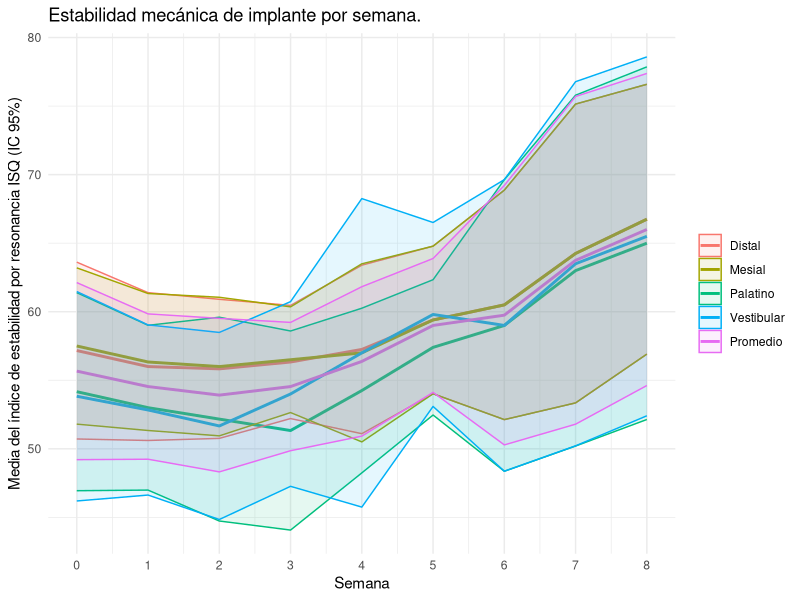
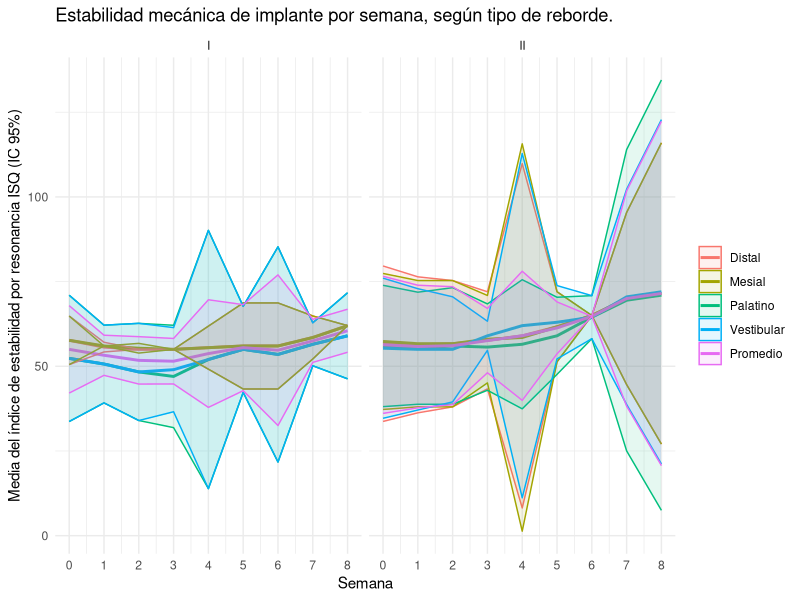
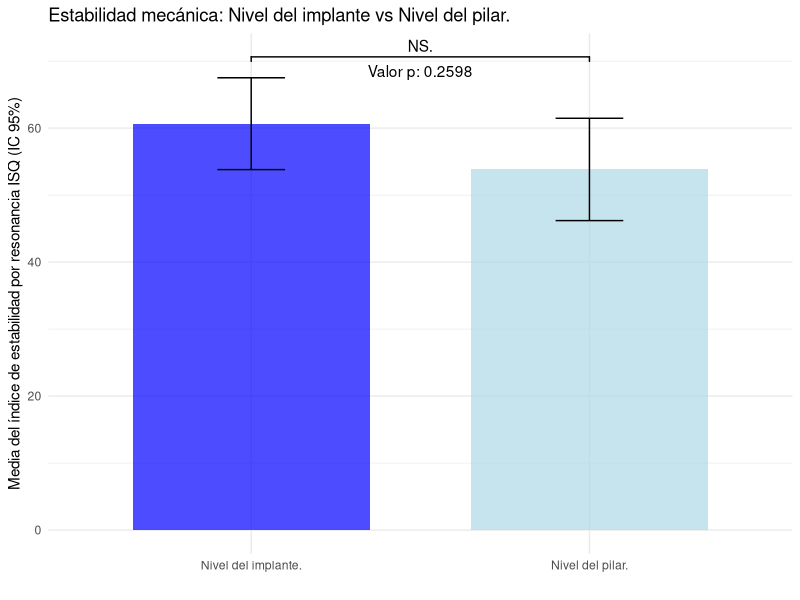
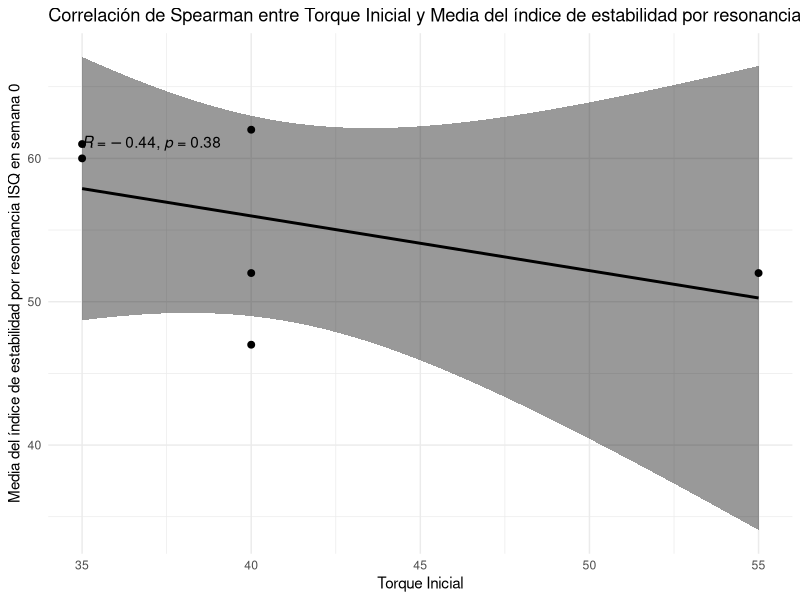

Generate these figures, in order, with R:
## ---- chunk 1
if (!requireNamespace("tidyverse", quietly = TRUE)) {
  install.packages("tidyverse")
}

library(readxl)
library(tidyverse)
library(ggplot2)
library(forcats)
library(broom)
library(ggsignif)
library(ggpubr)

data <- read_excel("data/Resultados TESIS.xlsx", 
    sheet = "Hoja 1")
data_long <- data %>%
  pivot_longer(
    cols = starts_with("Semana"),
    names_to = "Semana",
    values_to = "Valor",
    names_prefix = "Semana "
  )

data_wide <- data_long %>%
  pivot_wider(
    names_from = `Cara del implante`,  # Columna que contiene los nombres para las nuevas columnas
    values_from = Valor                # Columna que contiene los valores para llenar las nuevas columnas
  ) %>%
  mutate(Promedio = rowMeans(across(c(Mesial, Distal, Vestibular, Palatino)), na.rm = TRUE))

tabla1 <- data_wide %>%
  group_by(Semana) %>%
  summarise(across(c(Mesial, Distal, Vestibular, Palatino, Promedio),
                   list(
                     n = ~n(),
                     media = ~mean(.x, na.rm = TRUE),
                     sd = ~sd(.x, na.rm = TRUE),
                     ci_inf = ~mean(.x, na.rm = TRUE) - qt(0.975, df = n()-1) * sd(.x, na.rm = TRUE) / sqrt(n()),
                     ci_sup = ~mean(.x, na.rm = TRUE) + qt(0.975, df = n()-1) * sd(.x, na.rm = TRUE) / sqrt(n()),
                     mediana = ~median(.x, na.rm = TRUE),
                     minimo = ~min(.x, na.rm = TRUE),
                     maximo = ~max(.x, na.rm = TRUE)
                   ), .names = "{.col}_{.fn}")) %>%
  pivot_longer(
    cols = -Semana, # Excluimos la columna Semana para mantenerla como identificador
    names_to = "variable", # Esta columna temporal contendrá combinaciones de medición y estadística
    values_to = "valor" # Los valores de las estadísticas
  ) %>%
  separate(variable, into = c("Medicion", "Estadistica"), sep = "_", remove = FALSE) %>%
  pivot_wider(
    names_from = Estadistica, # Las estadísticas se convierten en las columnas
    values_from = valor # Los valores para cada estadística
  ) %>%
  select(-variable) %>%  group_by(Semana, Medicion) %>%
  summarise(across(everything(), ~ .[!is.na(.)][1]), .groups = "drop")

tabla1 <- data_wide %>%
  pivot_longer(cols = c(Mesial, Distal, Vestibular, Palatino, Promedio), names_to = "Medicion", values_to = "valor") %>%
  group_by(Semana, Medicion) %>%
  summarise(
    n = sum(!is.na(valor)),
    media = mean(valor, na.rm = TRUE),
    sd = sd(valor, na.rm = TRUE),
    ci_inf = mean(valor, na.rm = TRUE) - qt(0.975, df = sum(!is.na(valor))-1) * sd(valor, na.rm = TRUE) / sqrt(sum(!is.na(valor))),
    ci_sup = mean(valor, na.rm = TRUE) + qt(0.975, df = sum(!is.na(valor))-1) * sd(valor, na.rm = TRUE) / sqrt(sum(!is.na(valor))),
    mediana = median(valor, na.rm = TRUE),
    minimo = min(valor, na.rm = TRUE),
    maximo = max(valor, na.rm = TRUE),
    .groups = "drop"
  )


tabla2 <- data_wide %>%
  pivot_longer(cols = c(Mesial, Distal, Vestibular, Palatino, Promedio), names_to = "Medicion", values_to = "valor") %>%
  group_by(Semana, Medicion, `tipo reborde`) %>%
  summarise(
    n = sum(!is.na(valor)),
    media = mean(valor, na.rm = TRUE),
    sd = sd(valor, na.rm = TRUE),
    ci_inf = mean(valor, na.rm = TRUE) - qt(0.975, df = sum(!is.na(valor))-1) * sd(valor, na.rm = TRUE) / sqrt(sum(!is.na(valor))),
    ci_sup = mean(valor, na.rm = TRUE) + qt(0.975, df = sum(!is.na(valor))-1) * sd(valor, na.rm = TRUE) / sqrt(sum(!is.na(valor))),
    mediana = median(valor, na.rm = TRUE),
    minimo = min(valor, na.rm = TRUE),
    maximo = max(valor, na.rm = TRUE),
    .groups = "drop"
  )

# Ajusta el orden de los factores de la columna Medicion para que Promedio sea el último
tabla1$Medicion <- factor(tabla1$Medicion, levels = c(unique(tabla1$Medicion[tabla1$Medicion != "Promedio"]), "Promedio"))

tabla2$Medicion <- factor(tabla2$Medicion, levels = c(unique(tabla2$Medicion[tabla2$Medicion != "Promedio"]), "Promedio"))

tabla1$Semana <- as.numeric(tabla1$Semana)
tabla2$Semana <- as.numeric(tabla2$Semana)

df_long <- data %>%
  pivot_longer(cols = starts_with("Semana"), names_to = "Semana", values_to = "Valor")

# Calcular promedio por paciente y semana
df_promedio <- df_long %>%
  group_by(Paciente, Semana) %>%
  summarise(Promedio = mean(Valor, na.rm = TRUE), .groups = "drop")

# Preparar df_promedio para unirlo de nuevo, manteniendo los datos originales
df_promedio_expanded <- data %>%
  select(Paciente, Sexo, `tipo reborde`, `Torque inicial`, `Directo al implante`) %>%
  distinct() %>%
  left_join(df_promedio, by = "Paciente") %>%
  mutate(`Cara del implante` = "Promedio") %>%
  pivot_wider(names_from = Semana, values_from = Promedio, names_prefix = "")

# Unir los promedios al dataframe original, evitando duplicados
data_2 <- bind_rows(data, df_promedio_expanded) %>%
  mutate(across(everything(), ~ifelse(is.nan(.), NA, .)))
data_2$`Cara del implante` <- factor(data_2$`Cara del implante`, levels = c(unique(data_2$`Cara del implante`[data_2$`Cara del implante` != "Promedio"]), "Promedio"))

# Preparando el dataframe para el test
data_long_2 <- data_2 %>%
  pivot_longer(cols = starts_with("Semana"),
               names_to = "Semana",
               values_to = "Valor",
               names_prefix = "Semana ") %>%
  mutate(Semana = as.numeric(Semana))

# Preparar un dataframe para almacenar los resultados
tabla3 <- tibble()

# Iterar sobre cada 'Cara del implante'
for (cara in unique(data_long_2$`Cara del implante`)) {
# Filtrar los datos por 'Cara del implante'
df_filtrado <- data_long_2 %>%
  filter(`Cara del implante` == cara)

# Comparar la semana 0 con cada una de las otras semanas
for (i in 1:8) { # Asumiendo que tienes datos hasta la semana 8 # Comprobar si la semana existe
media_semana_0 <- df_filtrado %>% 
  filter(Semana == 0) %>% 
  summarise(Media = mean(Valor, na.rm = TRUE)) %>%
  pull(Media)

media_semana_i <- df_filtrado %>% 
  filter(Semana == i) %>% 
  summarise(Media = mean(Valor, na.rm = TRUE)) %>%
  pull(Media)

# Calcular la diferencia entre las medias
diferencia_medias <- media_semana_i - media_semana_0

# Realizar el test de Wilcoxon para muestras pareadas
test <- wilcox.test(
  df_filtrado %>% filter(Semana == 0) %>% pull(Valor),
  df_filtrado %>% filter(Semana == i) %>% pull(Valor),
  paired = TRUE, exact = FALSE
)

# Guardar los resultados
tabla3 <- bind_rows(tabla3, tibble(
  Cara_del_implante = cara,
  Comparacion = paste("Semana 0 vs", i),
  Diferencia_Medias = diferencia_medias,
  P.valor = test$p.value
))
}
}

# Realizar el test de Wilcoxon para cada combinación de Semana y Cara del implante
tabla4<- data_long_2 %>%
  group_by(Semana, `Cara del implante`) %>%
  summarise(
    `Tipo reborde 1 (Media)` = mean(Valor[`tipo reborde` == "I"], na.rm = TRUE),
    `Tipo reborde 2 (Media)` = mean(Valor[`tipo reborde` == "II"], na.rm = TRUE),
    `Valor p (Wilcox test)` = wilcox.test(Valor[`tipo reborde` == "I"], 
                          Valor[`tipo reborde` == "II"], 
                          exact = FALSE, 
                          paired = FALSE)$p.value,
    .groups = 'drop'
  )

# Filtrar datos para la cara vestibular en la semana 0 y para "Directo al implante"
vestibular_semana_0 <- data_2 %>%
  filter(`Cara del implante` == "Vestibular", !is.na(`Semana 0`)) %>%
  pull(`Semana 0`)

directo_al_implante <- data_2  %>%
  filter(`Cara del implante` == "Vestibular", !is.na(`Directo al implante`)) %>%
  pull(`Directo al implante`)

# Realizar el test no paramétrico (Wilcoxon, ya que las muestras son independientes)
test_result <- wilcox.test(vestibular_semana_0, directo_al_implante)

# Calcular medias y intervalos de confianza para ambos grupos
media_vestibular <- mean(vestibular_semana_0, na.rm = TRUE)
media_directo_al_implante <- mean(directo_al_implante, na.rm = TRUE)

# Usar t.test para calcular intervalos de confianza debido a la distribución t de Student
ic_vestibular <- t.test(vestibular_semana_0)$conf.int
ic_directo_al_implante <- t.test(directo_al_implante)$conf.int

# Preparar datos para el gráfico
datos_grafico <- data.frame(
  Grupo = c("Nivel del pilar.", "Nivel del implante."),
  Media = c(media_vestibular, media_directo_al_implante),
  IC_inferior = c(ic_vestibular[1], ic_directo_al_implante[1]),
  IC_superior = c(ic_vestibular[2], ic_directo_al_implante[2])
)

# Filtrar para obtener solo los datos de "Promedio" en la semana 0
df_promedio_semana_0 <- data_2 %>%
  filter(`Cara del implante` == "Promedio", !is.na(`Semana 0`))

## ---- chunk 2
# gráfico 1
ggplot(tabla1, aes(x = Semana, y = media, group = Medicion, color = Medicion)) +
  geom_line(size = 1) +
  geom_ribbon(aes(ymin = ci_inf, ymax = ci_sup, fill = Medicion), alpha = 0.1) +
  theme_minimal() +
  labs(title = "Estabilidad mecánica de implante por semana.",
       x = "Semana",
       y = "Media del índice de estabilidad por resonancia ISQ (IC 95%)",
       color = "Medición",
       fill = "Medición") +
  scale_x_continuous(breaks = unique(tabla1$Semana)) +
  theme(legend.title = element_blank())
## ---- chunk 3
print(tabla1)
## ---- chunk 4
# gráfico 2
ggplot(tabla2, aes(x = Semana, y = media, group = Medicion, color = Medicion)) +
  geom_line(size = 1) +
  geom_ribbon(aes(ymin = ci_inf, ymax = ci_sup, fill = Medicion), alpha = 0.1) +
  theme_minimal() +
  labs(title = "Estabilidad mecánica de implante por semana, según tipo de reborde.",
       x = "Semana",
       y = "Media del índice de estabilidad por resonancia ISQ (IC 95%)",
       color = "Medición",
       fill = "Medición") +
  scale_x_continuous(breaks = unique(tabla1$Semana)) +
  facet_wrap(~`tipo reborde`) + 
  theme(legend.title = element_blank())

## ---- chunk 5

## ---- chunk 6
# Crear el gráfico
ggplot(datos_grafico, aes(x = Grupo, y = Media, fill = Grupo)) +
  geom_bar(stat = "identity", position = position_dodge(), width = 0.7, alpha
           = 0.7) +
  geom_errorbar(aes(ymin = IC_inferior, ymax = IC_superior), width = 0.2) +
  labs(title = "Estabilidad mecánica: Nivel del implante vs Nivel del pilar.",
       y = "Media del índice de estabilidad por resonancia ISQ (IC 95%)", x = "") +
  scale_fill_manual(values = c("blue","lightblue"))+
  annotate("text", x = 1.5, y = max(datos_grafico$IC_superior, na.rm = TRUE) + 1, label = paste("Valor p:", round(test_result$p.value, 4))) +
  theme_minimal() + geom_signif(comparisons = list(c("Nivel del pilar.", "Nivel del implante.")),
                      map_signif_level = TRUE,
                      y_position = max(datos_grafico$IC_superior, na.rm = TRUE) + 2,
                      text_format = paste("p =", formatC(test_result$p.value, format = "e", digits = 2)),
                      vjust = 0) +
  theme(legend.position = "none")


## ---- chunk 7
# Utilizar ggscatter para crear el gráfico de correlación
ggscatter(df_promedio_semana_0, x = "Torque inicial", y = "Semana 0", 
          add = "reg.line", # Añadir línea de regresión
          conf.int = TRUE, # Añadir intervalo de confianza para la línea de regresión
          cor.coef = TRUE, # Mostrar el coeficiente de correlación
          cor.method = "spearman", # Usar correlación de Spearman
          xlab = "Torque Inicial", ylab = "Media del índice de estabilidad por resonancia ISQ en semana 0") +
  ggtitle("Correlación de Spearman entre Torque Inicial y Media del índice de estabilidad por resonancia ISQ en semana 0") +
  theme_minimal()
